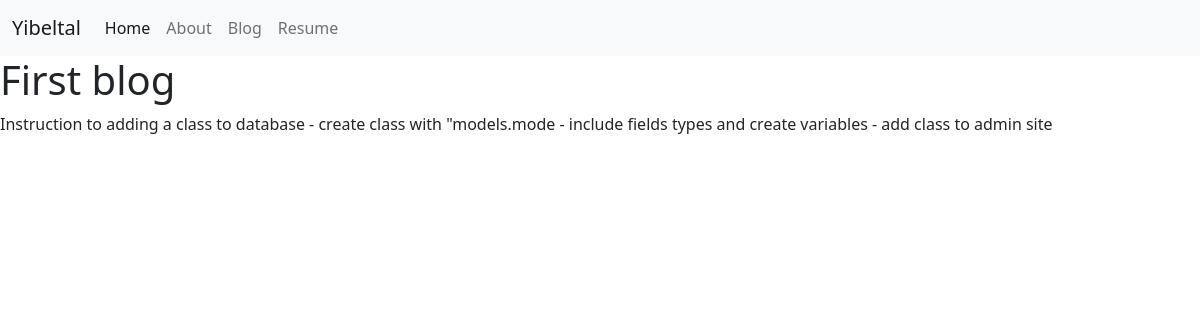
Page /blog/3/ on the committed database.
### blog/models.py (models this page shows, shortened)
class Blogs(models.Model):
    title = models.CharField(max_length=200)
    description = models.TextField(max_length= 1000)

### blog/views.py (the view)
# urls.py: path('<int:blog_id>/', views.detail, name='detail'),
def detail(request, blog_id):
    blog = get_object_or_404(Blogs, pk=blog_id)
    return render(request,'detail.html', {'blog':blog})

### blog/templates/detail.html
{% extends 'base.html' %}
{% block content %}
    <h1>{{ blog.title }}</h1>
    <p>{{ blog.description }}</p>
    {% endblock %}

### rows in the picture
Blogs: title "First blog", description "Instruction to adding a class to database - create class with \"models.mode - include fields types and create variables - add class to admin site"
